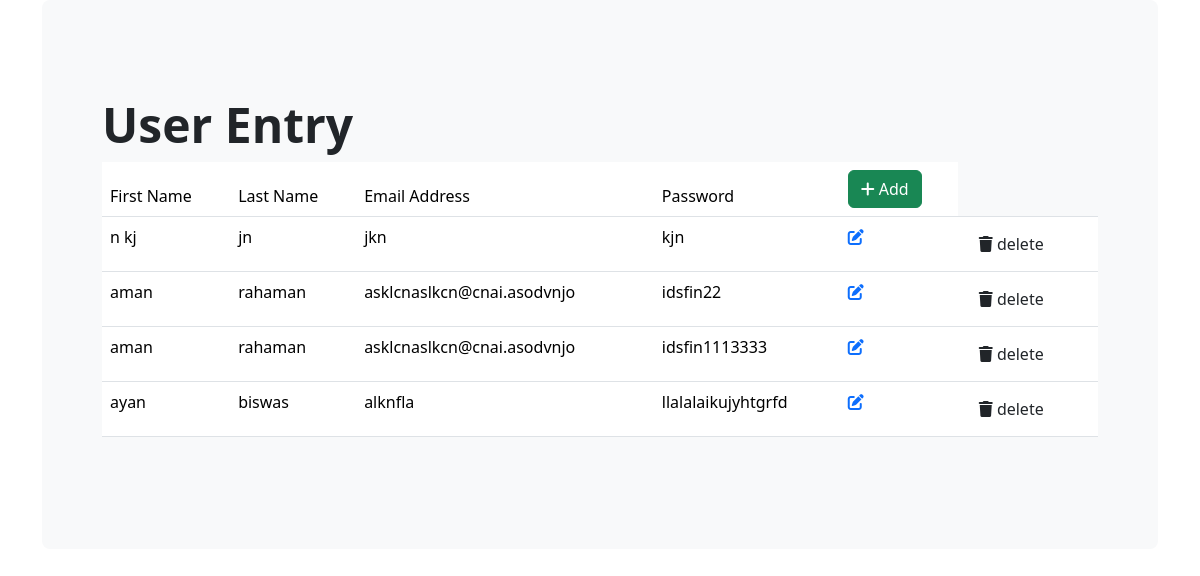
/user/table/, run on the app's committed database.
### admin_dashboard/models.py (models this page shows)
class User_table(models.Model):
    first_name = models.CharField(max_length=50)
    last_name = models.CharField(max_length=50)
    email_address = models.CharField(max_length=50)
    password = models.CharField(max_length=50)

### admin_dashboard/views.py (the view)
# urls.py: path('table/', views.user_table, name="user_table"),
def user_table(request):
    table = {'table': User_table.objects.all()}
    return render(request, "admin_dashboard/user_table.html", table)

### admin_dashboard/templates/admin_dashboard/user_table.html (shortened to what this page needs)
{% extends "admin_dashboard/base.html" %}
{% block content %}
<table class="table table-boderless">
    <thead class="border-bottom font-weight-bold">
        <tr>
            <td>First Name</td>
            <td>Last Name</td>
            <td>Email Address</td>
            <td>Password</td>
            <td>
                <a href="{% url 'user_insert' %}" class="btn btn-success">
                    <i class="fa-solid fa-plus"></i> Add
                </a>
            </td>
        </tr>
    </thead>
    <tbody>
        {% for user in table %}
        <tr>
            <td>{{user.first_name}}</td>
            <td>{{user.last_name}}</td>
            <td>{{user.email_address}}</td>
            <td>{{user.password}}</td>
            <td>
                <a href="{% url 'user_update' user.id %}">
                    <i class="fa-solid fa-pen-to-square"></i>
                </a>
            </td>
            <td>
                <form action="{% url 'user_delete' user.id %}" method="post">
                    <button type="submit" class="btn">
                        <i class="fa-solid fa-trash"></i> delete
                    </button>
                </form>
            </td>
        </tr>
        {% endfor %}
    </tbody>
</table>
{% endblock content %}

### admin_dashboard/templates/admin_dashboard/base.html (shortened to what this page needs)
<!DOCTYPE html>
<html lang="en">
<head>
    <link href="https://cdn.jsdelivr.net/npm/bootstrap@5.3.3/dist/css/bootstrap.min.css" rel="stylesheet">
    <link rel="stylesheet" href="https://cdnjs.cloudflare.com/ajax/libs/font-awesome/6.6.0/css/all.min.css" />
</head>
<body>
    <div class="container">
        <div class="p-5 mb-4 bg-body-tertiary rounded-3">
            <div class="container-fluid py-5">
              <h1 class="display-5 fw-bold">User Entry</h1>
                {% block content %}
                {% endblock content %}
            </div>
          </div>
    </div>
</body>
</html>

### data on the page
User_table: first_name "n kj", last_name "jn", email_address "jkn", password "kjn"
User_table: first_name "aman", last_name "rahaman", email_address "asklcnaslkcn@cnai.asodvnjo", password "idsfin22"
User_table: first_name "aman", last_name "rahaman", email_address "asklcnaslkcn@cnai.asodvnjo", password "idsfin1113333"
User_table: first_name "ayan", last_name "biswas", email_address "alknfla", password "llalalaikujyhtgrfd"
